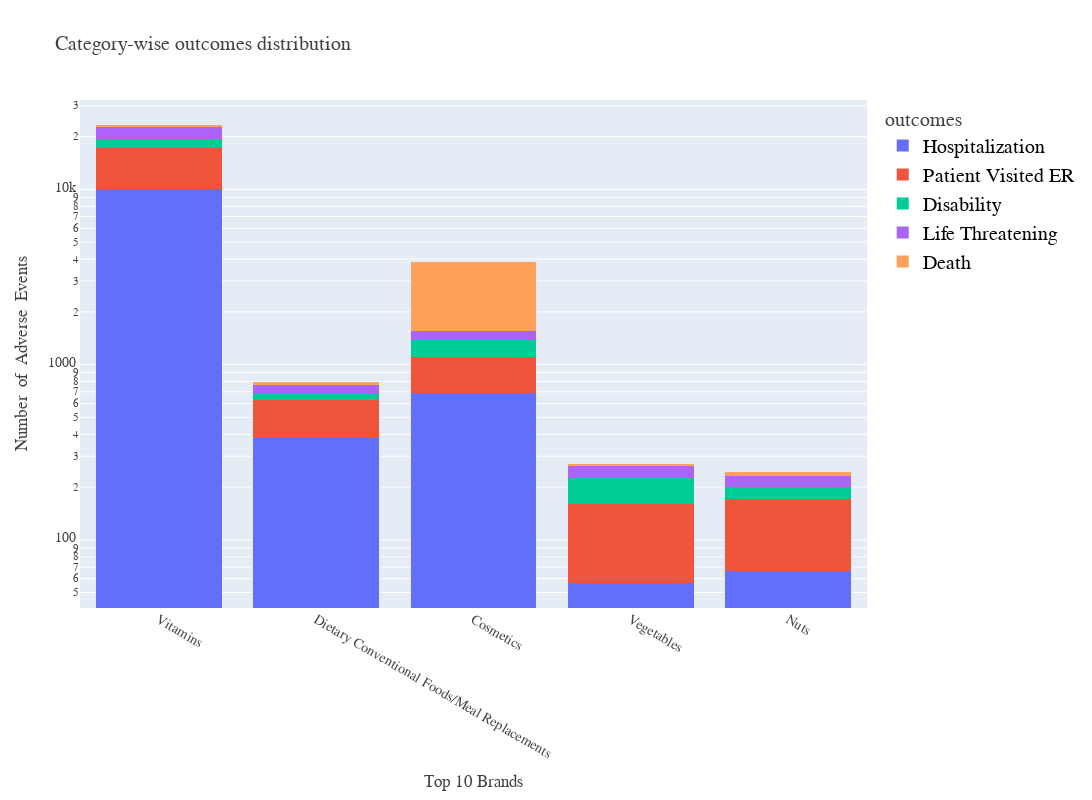

The code cell stored with this chart in its notebook:
### Markdown cell above
## Which serious outcomes are caused by major categories?

### Code cell
# Plot category wise outcomes

df=expl_aggReports.dropna()

relv_categories = list(df.groupby("category")['report_id'].count().sort_values(ascending=False).reset_index()['category'].values[:5])

df = df[df['outcomes'].isin(relv_outcomes)]
df = df[df['category'].isin(relv_categories)]

df.category.unique()
cat_labels={'Nuts/Edible Seed': "Nuts",'Vit/Min/Prot/Unconv Diet(Human/Animal)':"Vitamins",'Vegetables/Vegetable Products':"Vegetables","Soft Drink/Water":"Soft drinks",'Cosmetics':"Cosmetics"}
df['category'] = pd.Categorical(df.category).rename_categories(cat_labels)

plotBarHistogram(df,title="Category-wise outcomes distribution",x="category",color="outcomes",barmode="stack",logscale=True)

### Figure 1 — Plotly figure (JSON) as saved in the notebook; plotly's stock layout.template omitted (floating-point values rounded to 4 significant figures; data arrays with more than 128 entries replaced by an {"elided": "..."} marker saying what was removed)
{"data": [{"alignmentgroup": "True", "bingroup": "x", "hovertemplate": "outcomes=Hospitalization<br>category=%{x}<br>count=%{y}<extra></extra>", "legendgroup": "Hospitalization", "marker": {"color": "#636efa", "pattern": {"shape": ""}}, "name": "Hospitalization", "offsetgroup": "Hospitalization", "orientation": "v", "showlegend": true, "type": "histogram", "x": {"elided": "11251 str values"}, "xaxis": "x", "yaxis": "y"}, {"alignmentgroup": "True", "bingroup": "x", "hovertemplate": "outcomes=Patient Visited ER<br>category=%{x}<br>count=%{y}<extra></extra>", "legendgroup": "Patient Visited ER", "marker": {"color": "#EF553B", "pattern": {"shape": ""}}, "name": "Patient Visited ER", "offsetgroup": "Patient Visited ER", "orientation": "v", "showlegend": true, "type": "histogram", "x": {"elided": "8069 str values"}, "xaxis": "x", "yaxis": "y"}, {"alignmentgroup": "True", "bingroup": "x", "hovertemplate": "outcomes=Disability<br>category=%{x}<br>count=%{y}<extra></extra>", "legendgroup": "Disability", "marker": {"color": "#00cc96", "pattern": {"shape": ""}}, "name": "Disability", "offsetgroup": "Disability", "orientation": "v", "showlegend": true, "type": "histogram", "x": {"elided": "2608 str values"}, "xaxis": "x", "yaxis": "y"}, {"alignmentgroup": "True", "bingroup": "x", "hovertemplate": "outcomes=Life Threatening<br>category=%{x}<br>count=%{y}<extra></extra>", "legendgroup": "Life Threatening", "marker": {"color": "#ab63fa", "pattern": {"shape": ""}}, "name": "Life Threatening", "offsetgroup": "Life Threatening", "orientation": "v", "showlegend": true, "type": "histogram", "x": {"elided": "3536 str values"}, "xaxis": "x", "yaxis": "y"}, {"alignmentgroup": "True", "bingroup": "x", "hovertemplate": "outcomes=Death<br>category=%{x}<br>count=%{y}<extra></extra>", "legendgroup": "Death", "marker": {"color": "#FFA15A", "pattern": {"shape": ""}}, "name": "Death", "offsetgroup": "Death", "orientation": "v", "showlegend": true, "type": "histogram", "x": {"elided": "2882 str values"}, "xaxis": "x", "yaxis": "y"}], "layout": {"barmode": "stack", "font": {"color": "#424242", "family": "Arial", "size": 14}, "height": 800, "legend": {"font": {"color": "black", "family": "Arial", "size": 20}, "title": {"font": {"color": "#424242", "family": "Arial", "size": 20}, "text": "outcomes"}, "tracegroupgap": 0}, "title": {"text": "Category-wise outcomes distribution"}, "uniformtext": {"minsize": 24, "mode": "hide"}, "width": 1200, "xaxis": {"anchor": "y", "domain": [0, 1], "title": {"text": "Top 10 Brands"}}, "yaxis": {"anchor": "x", "domain": [0, 1], "title": {"text": "Number  of  Adverse  Events"}, "type": "log"}}}
